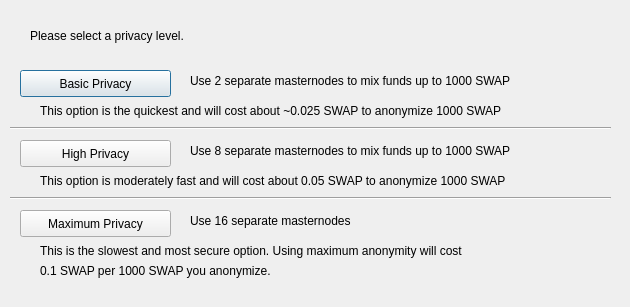
<?xml version="1.0" encoding="UTF-8"?>
<ui version="4.0">
 <class>DarksendConfig</class>
 <widget class="QDialog" name="DarksendConfig">
  <property name="geometry">
   <rect>
    <x>0</x>
    <y>0</y>
    <width>630</width>
    <height>307</height>
   </rect>
  </property>
  <property name="windowTitle">
   <string>Configure Darksend</string>
  </property>
  <widget class="QPushButton" name="buttonBasic">
   <property name="geometry">
    <rect>
     <x>20</x>
     <y>70</y>
     <width>151</width>
     <height>27</height>
    </rect>
   </property>
   <property name="text">
    <string>Basic Privacy</string>
   </property>
  </widget>
  <widget class="QPushButton" name="buttonHigh">
   <property name="geometry">
    <rect>
     <x>20</x>
     <y>140</y>
     <width>151</width>
     <height>27</height>
    </rect>
   </property>
   <property name="text">
    <string>High Privacy</string>
   </property>
  </widget>
  <widget class="QPushButton" name="buttonMax">
   <property name="geometry">
    <rect>
     <x>20</x>
     <y>210</y>
     <width>151</width>
     <height>27</height>
    </rect>
   </property>
   <property name="text">
    <string>Maximum Privacy</string>
   </property>
  </widget>
  <widget class="QLabel" name="label">
   <property name="geometry">
    <rect>
     <x>30</x>
     <y>20</y>
     <width>571</width>
     <height>31</height>
    </rect>
   </property>
   <property name="text">
    <string>Please select a privacy level.</string>
   </property>
  </widget>
  <widget class="QLabel" name="label_2">
   <property name="geometry">
    <rect>
     <x>190</x>
     <y>70</y>
     <width>421</width>
     <height>21</height>
    </rect>
   </property>
   <property name="text">
    <string>Use 2 separate masternodes to mix funds up to 1000 SWAP</string>
   </property>
  </widget>
  <widget class="QLabel" name="label_3">
   <property name="geometry">
    <rect>
     <x>190</x>
     <y>140</y>
     <width>411</width>
     <height>21</height>
    </rect>
   </property>
   <property name="text">
    <string>Use 8 separate masternodes to mix funds up to 1000 SWAP</string>
   </property>
  </widget>
  <widget class="QLabel" name="label_4">
   <property name="geometry">
    <rect>
     <x>190</x>
     <y>210</y>
     <width>421</width>
     <height>21</height>
    </rect>
   </property>
   <property name="text">
    <string>Use 16 separate masternodes</string>
   </property>
  </widget>
  <widget class="QLabel" name="label_6">
   <property name="geometry">
    <rect>
     <x>40</x>
     <y>100</y>
     <width>561</width>
     <height>21</height>
    </rect>
   </property>
   <property name="text">
    <string>This option is the quickest and will cost about ~0.025 SWAP to anonymize 1000 SWAP</string>
   </property>
  </widget>
  <widget class="QLabel" name="label_7">
   <property name="geometry">
    <rect>
     <x>40</x>
     <y>170</y>
     <width>561</width>
     <height>21</height>
    </rect>
   </property>
   <property name="text">
    <string>This option is moderately fast and will cost about 0.05 SWAP to anonymize 1000 SWAP</string>
   </property>
  </widget>
  <widget class="QLabel" name="label_8">
   <property name="geometry">
    <rect>
     <x>40</x>
     <y>240</y>
     <width>561</width>
     <height>21</height>
    </rect>
   </property>
   <property name="text">
    <string>This is the slowest and most secure option. Using maximum anonymity will cost</string>
   </property>
  </widget>
  <widget class="QLabel" name="label_9">
   <property name="geometry">
    <rect>
     <x>40</x>
     <y>260</y>
     <width>561</width>
     <height>21</height>
    </rect>
   </property>
   <property name="text">
    <string>0.1 SWAP per 1000 SWAP you anonymize.</string>
   </property>
  </widget>
  <widget class="Line" name="line">
   <property name="geometry">
    <rect>
     <x>10</x>
     <y>120</y>
     <width>601</width>
     <height>16</height>
    </rect>
   </property>
   <property name="orientation">
    <enum>Qt::Horizontal</enum>
   </property>
  </widget>
  <widget class="Line" name="line_2">
   <property name="geometry">
    <rect>
     <x>10</x>
     <y>190</y>
     <width>601</width>
     <height>16</height>
    </rect>
   </property>
   <property name="orientation">
    <enum>Qt::Horizontal</enum>
   </property>
  </widget>
 </widget>
 <resources/>
 <connections/>
</ui>
